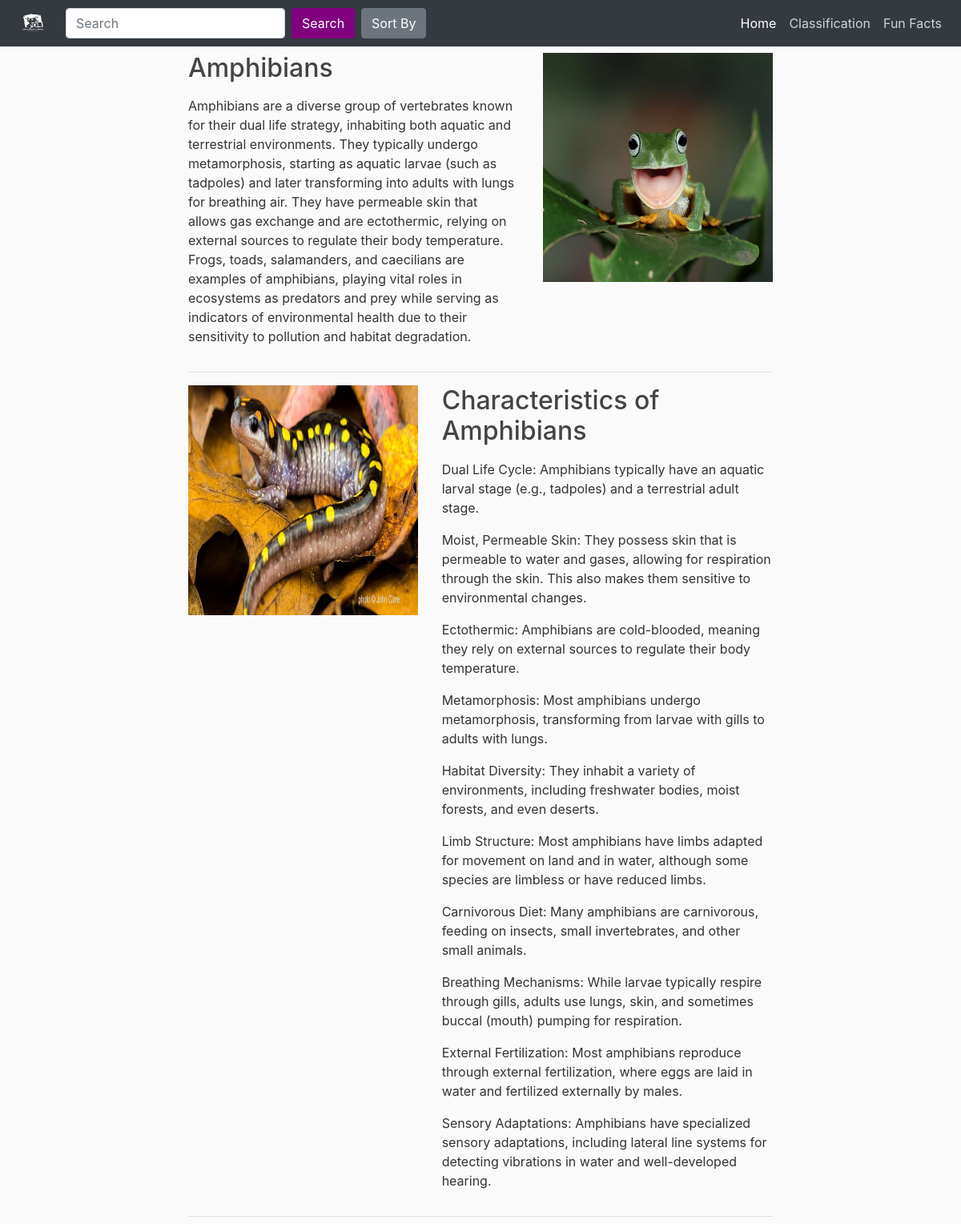
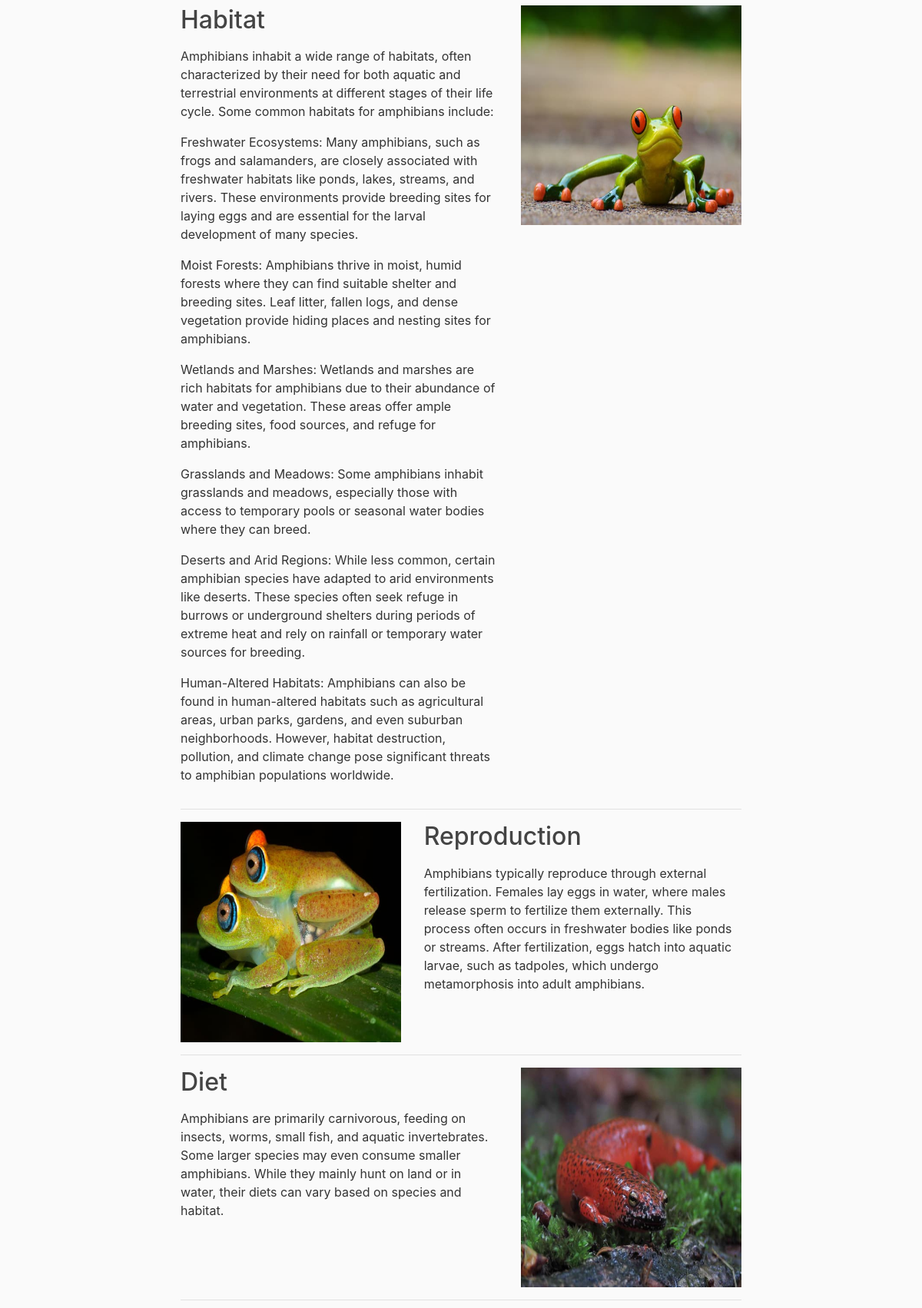
Screenshot of /classification_info/Amphibians/ (upper part) with the database file from the repository (2 pictures, top to bottom).
### blog/models.py (models this page shows, shortened)
class Category_informations(models.Model):
    categories_type = models.CharField(max_length=255)
    categories_description = models.TextField()
    category_image = models.ImageField(upload_to='category_images/%Y')
    image_one = models.ImageField(upload_to='category_images/catview_images/%Y', blank=True, null=True)
    image_two = models.ImageField(upload_to='category_images/catview_images/%Y', blank=True, null=True)
    image_three = models.ImageField(upload_to='category_images/catview_images/%Y', blank=True, null=True)
    image_four = models.ImageField(upload_to='category_images/catview_images/%Y', blank=True, null=True)
    image_five = models.ImageField(upload_to='category_images/catview_images/%Y', blank=True, null=True)
    image_six = models.ImageField(upload_to='category_images/catview_images/%Y', blank=True, null=True)
    characteristics = models.TextField()
    habitat = models.TextField()
    diet = models.TextField()
    reproduction = models.TextField()
    notable_species = models.TextField()

### blog/views.py (the view)
# urls.py: path('classification_info/<str:categories_type>/',views.class_view, name='class_view'),
def class_view(request, categories_type):
    category_info = get_object_or_404(Category_informations, categories_type=categories_type)
    return render(request, 'blog/classification_view.html', {'category_info': category_info})

### blog/templates/blog/classification_view.html (shortened to what this page needs)
  {% extends 'blog/base.html' %}
  {% load static %}
  {% block content %}
  <div class="row featurette">
      <div class="col-md-7">
        <h2 class="featurette-heading">{{ category_info.categories_type }}</h2>
        <p class="lead indent-text">{{ category_info.categories_description | linebreaks }}</p>
      </div>
      <div class="col-md-5">
        <img class="featurette-image img-fluid mx-auto" src="{{ category_info.image_one.url}}" alt="Generic placeholder image">
      </div>
    </div>
    <hr class="featurette-divider">
    <div class="row featurette">
      <div class="col-md-7 order-md-2">
        <h2 class="featurette-heading">Characteristics of {{category_info.categories_type}}</h2>
        <p class="lead">{{ category_info.characteristics | linebreaks }}  </p>
      </div>
      <div class="col-md-5 order-md-1">
        <img class="featurette-image img-fluid mx-auto" src="{{ category_info.image_two.url}}" alt="Generic placeholder image">
      </div>
    </div>
    <hr class="featurette-divider">
    <div class="row featurette">
      <div class="col-md-7">
        <h2 class="featurette-heading">Habitat</h2>
        <p class="lead">{{category_info.habitat | linebreaks}}</p>
      </div>
      <div class="col-md-5">
        <img class="featurette-image img-fluid mx-auto" src="{{ category_info.image_three.url}}" alt="Generic placeholder image">
      </div>
    </div>
    <hr class="featurette-divider">
    <div class="row featurette">
      <div class="col-md-7 order-md-2">
        <h2 class="featurette-heading">Reproduction</h2>
        <p class="lead">{{category_info.reproduction | linebreaks}}</p>
      </div>
      <div class="col-md-5 order-md-1">
        <img class="featurette-image img-fluid mx-auto" src="{{ category_info.image_five.url}}" alt="Generic placeholder image">
      </div>
    </div>
    <hr class="featurette-divider">
    <div class="row featurette">
      <div class="col-md-7">
        <h2 class="featurette-heading">Diet</h2>
        <p class="lead">{{category_info.diet | linebreaks}}</p>
      </div>
      <div class="col-md-5">
        <img class="featurette-image img-fluid mx-auto" src="{{ category_info.image_four.url}}" alt="Generic placeholder image">
      </div>
    </div>
    <hr class="featurette-divider">
  {% endblock content %}

### blog/static/blog/style.css (style rules this page uses)
body { background: #fafafa; color: #333333; margin-top: 0; }
h1, h2, h3, h4, h5, h6 { color: #444444; }
.lead { text-indent: 1em; }

### rows the page displays
Category_informations: categories_type "Amphibians", categories_description "Amphibians are a diverse group of vertebrates known for their dual life strategy, inhabiting both aquatic and terrestrial environments. They typically undergo metamorphosis, starting as aquatic larvae (such as tadpoles) and later transforming into adults with lungs for breathing air. They have permeable skin that allows gas exchange and are ectothermic, relying on external sources to regulate their body temperature. Frogs, toads, salamanders, and caecilians are examples of amphibians, playing vital roles in ecosystems as predators and prey while serving as indicators of environmental health due to their sensitivity to pollution and habitat degradation.", image_one (picture), characteristics "Dual Life Cycle: Amphibians typically have an aquatic larval stage (e.g., tadpoles) and a terrestrial adult stage. Moist, Permeable Skin: They possess skin that is permeable to water and gases, allowing for respiration through the skin. This also makes them sensitive to environmental changes. Ectothermic: Amphibians are cold-blooded, meaning they rely on external sources to regulate their body temperature. Metamorphosis: Most amphibians undergo metamorphosis, transforming from larvae with gills to adults with lungs. Habitat Diversity: They inhabit a variety of environments, including freshwater bodies, moist forests, and even deserts. Limb Structure: Most amphibians have limbs adapted for…", image_two (picture), habitat "Amphibians inhabit a wide range of habitats, often characterized by their need for both aquatic and terrestrial environments at different stages of their life cycle. Some common habitats for amphibians include: Freshwater Ecosystems: Many amphibians, such as frogs and salamanders, are closely associated with freshwater habitats like ponds, lakes, streams, and rivers. These environments provide breeding sites for laying eggs and are essential for the larval development of many species. Moist Forests: Amphibians thrive in moist, humid forests where they can find suitable shelter and breeding sites. Leaf litter, fallen logs, and dense vegetation provide hiding places and nesting sites for…", image_three (picture), reproduction "Amphibians typically reproduce through external fertilization. Females lay eggs in water, where males release sperm to fertilize them externally. This process often occurs in freshwater bodies like ponds or streams. After fertilization, eggs hatch into aquatic larvae, such as tadpoles, which undergo metamorphosis into adult amphibians.", image_five (picture), diet "Amphibians are primarily carnivorous, feeding on insects, worms, small fish, and aquatic invertebrates. Some larger species may even consume smaller amphibians. While they mainly hunt on land or in water, their diets can vary based on species and habitat.", image_four (picture)
